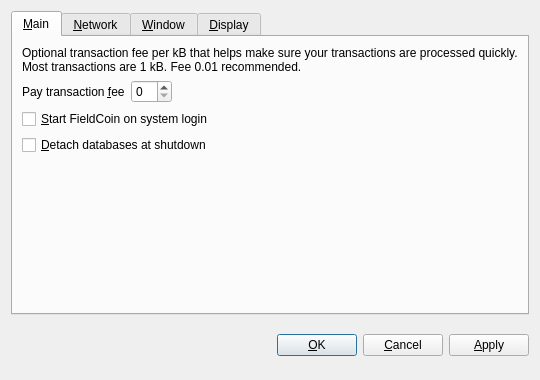
<?xml version="1.0" encoding="UTF-8"?>
<ui version="4.0">
 <class>OptionsDialog</class>
 <widget class="QDialog" name="OptionsDialog">
  <property name="geometry">
   <rect>
    <x>0</x>
    <y>0</y>
    <width>540</width>
    <height>380</height>
   </rect>
  </property>
  <property name="windowTitle">
   <string>Options</string>
  </property>
  <property name="modal">
   <bool>true</bool>
  </property>
  <layout class="QVBoxLayout" name="verticalLayout">
   <item>
    <widget class="QTabWidget" name="tabWidget">
     <property name="tabPosition">
      <enum>QTabWidget::North</enum>
     </property>
     <property name="currentIndex">
      <number>0</number>
     </property>
     <widget class="QWidget" name="tabMain">
      <attribute name="title">
       <string>&amp;Main</string>
      </attribute>
      <layout class="QVBoxLayout" name="verticalLayout_Main">
       <item>
        <widget class="QLabel" name="transactionFeeInfoLabel">
         <property name="text">
          <string>Optional transaction fee per kB that helps make sure your transactions are processed quickly. Most transactions are 1 kB. Fee 0.01 recommended.</string>
         </property>
         <property name="textFormat">
          <enum>Qt::PlainText</enum>
         </property>
         <property name="wordWrap">
          <bool>true</bool>
         </property>
        </widget>
       </item>
       <item>
        <layout class="QHBoxLayout" name="horizontalLayout_Main">
         <item>
          <widget class="QLabel" name="transactionFeeLabel">
           <property name="text">
            <string>Pay transaction &amp;fee</string>
           </property>
           <property name="textFormat">
            <enum>Qt::PlainText</enum>
           </property>
           <property name="buddy">
            <cstring>transactionFee</cstring>
           </property>
          </widget>
         </item>
         <item>
          <widget class="BitcoinAmountField" name="transactionFee"/>
         </item>
         <item>
          <spacer name="horizontalSpacer_Main">
           <property name="orientation">
            <enum>Qt::Horizontal</enum>
           </property>
           <property name="sizeHint" stdset="0">
            <size>
             <width>40</width>
             <height>20</height>
            </size>
           </property>
          </spacer>
         </item>
        </layout>
       </item>
       <item>
        <widget class="QCheckBox" name="bitcoinAtStartup">
         <property name="toolTip">
          <string>Automatically start FieldCoin after logging in to the system.</string>
         </property>
         <property name="text">
          <string>&amp;Start FieldCoin on system login</string>
         </property>
        </widget>
       </item>
       <item>
        <widget class="QCheckBox" name="detachDatabases">
         <property name="toolTip">
          <string>Detach block and address databases at shutdown. This means they can be moved to another data directory, but it slows down shutdown. The wallet is always detached.</string>
         </property>
         <property name="text">
          <string>&amp;Detach databases at shutdown</string>
         </property>
        </widget>
       </item>
       <item>
        <spacer name="verticalSpacer_Main">
         <property name="orientation">
          <enum>Qt::Vertical</enum>
         </property>
         <property name="sizeHint" stdset="0">
          <size>
           <width>20</width>
           <height>40</height>
          </size>
         </property>
        </spacer>
       </item>
      </layout>
     </widget>
     <widget class="QWidget" name="tabNetwork">
      <attribute name="title">
       <string>&amp;Network</string>
      </attribute>
      <layout class="QVBoxLayout" name="verticalLayout_Network">
       <item>
        <widget class="QCheckBox" name="mapPortUpnp">
         <property name="toolTip">
          <string>Automatically open the FieldCoin client port on the router. This only works when your router supports UPnP and it is enabled.</string>
         </property>
         <property name="text">
          <string>Map port using &amp;UPnP</string>
         </property>
        </widget>
       </item>
       <item>
        <widget class="QCheckBox" name="connectSocks">
         <property name="toolTip">
          <string>Connect to the FieldCoin network through a SOCKS proxy (e.g. when connecting through Tor).</string>
         </property>
         <property name="text">
          <string>&amp;Connect through SOCKS proxy:</string>
         </property>
        </widget>
       </item>
       <item>
        <layout class="QHBoxLayout" name="horizontalLayout_Network">
         <item>
          <widget class="QLabel" name="proxyIpLabel">
           <property name="text">
            <string>Proxy &amp;IP:</string>
           </property>
           <property name="textFormat">
            <enum>Qt::PlainText</enum>
           </property>
           <property name="buddy">
            <cstring>proxyIp</cstring>
           </property>
          </widget>
         </item>
         <item>
          <widget class="QValidatedLineEdit" name="proxyIp">
           <property name="maximumSize">
            <size>
             <width>140</width>
             <height>16777215</height>
            </size>
           </property>
           <property name="toolTip">
            <string>IP address of the proxy (e.g. 127.0.0.1)</string>
           </property>
          </widget>
         </item>
         <item>
          <widget class="QLabel" name="proxyPortLabel">
           <property name="text">
            <string>&amp;Port:</string>
           </property>
           <property name="textFormat">
            <enum>Qt::PlainText</enum>
           </property>
           <property name="buddy">
            <cstring>proxyPort</cstring>
           </property>
          </widget>
         </item>
         <item>
          <widget class="QLineEdit" name="proxyPort">
           <property name="maximumSize">
            <size>
             <width>55</width>
             <height>16777215</height>
            </size>
           </property>
           <property name="toolTip">
            <string>Port of the proxy (e.g. 9050)</string>
           </property>
          </widget>
         </item>
         <item>
          <widget class="QLabel" name="socksVersionLabel">
           <property name="text">
            <string>SOCKS &amp;Version:</string>
           </property>
           <property name="textFormat">
            <enum>Qt::PlainText</enum>
           </property>
           <property name="buddy">
            <cstring>socksVersion</cstring>
           </property>
          </widget>
         </item>
         <item>
          <widget class="QValueComboBox" name="socksVersion">
           <property name="toolTip">
            <string>SOCKS version of the proxy (e.g. 5)</string>
           </property>
          </widget>
         </item>
         <item>
          <spacer name="horizontalSpacer_Network">
           <property name="orientation">
            <enum>Qt::Horizontal</enum>
           </property>
           <property name="sizeHint" stdset="0">
            <size>
             <width>40</width>
             <height>20</height>
            </size>
           </property>
          </spacer>
         </item>
        </layout>
       </item>
       <item>
        <spacer name="verticalSpacer_Network">
         <property name="orientation">
          <enum>Qt::Vertical</enum>
         </property>
         <property name="sizeHint" stdset="0">
          <size>
           <width>20</width>
           <height>40</height>
          </size>
         </property>
        </spacer>
       </item>
      </layout>
     </widget>
     <widget class="QWidget" name="tabWindow">
      <attribute name="title">
       <string>&amp;Window</string>
      </attribute>
      <layout class="QVBoxLayout" name="verticalLayout_Window">
       <item>
        <widget class="QCheckBox" name="minimizeToTray">
         <property name="toolTip">
          <string>Show only a tray icon after minimizing the window.</string>
         </property>
         <property name="text">
          <string>&amp;Minimize to the tray instead of the taskbar</string>
         </property>
        </widget>
       </item>
       <item>
        <widget class="QCheckBox" name="minimizeOnClose">
         <property name="toolTip">
          <string>Minimize instead of exit the application when the window is closed. When this option is enabled, the application will be closed only after selecting Quit in the menu.</string>
         </property>
         <property name="text">
          <string>M&amp;inimize on close</string>
         </property>
        </widget>
       </item>
       <item>
        <spacer name="verticalSpacer_Window">
         <property name="orientation">
          <enum>Qt::Vertical</enum>
         </property>
         <property name="sizeHint" stdset="0">
          <size>
           <width>20</width>
           <height>40</height>
          </size>
         </property>
        </spacer>
       </item>
      </layout>
     </widget>
     <widget class="QWidget" name="tabDisplay">
      <attribute name="title">
       <string>&amp;Display</string>
      </attribute>
      <layout class="QVBoxLayout" name="verticalLayout_Display">
       <item>
        <layout class="QHBoxLayout" name="horizontalLayout_1_Display">
         <item>
          <widget class="QLabel" name="langLabel">
           <property name="text">
            <string>User Interface &amp;language:</string>
           </property>
           <property name="textFormat">
            <enum>Qt::PlainText</enum>
           </property>
           <property name="buddy">
            <cstring>lang</cstring>
           </property>
          </widget>
         </item>
         <item>
          <widget class="QValueComboBox" name="lang">
           <property name="toolTip">
            <string>The user interface language can be set here. This setting will take effect after restarting FieldCoin.</string>
           </property>
          </widget>
         </item>
        </layout>
       </item>
       <item>
        <layout class="QHBoxLayout" name="horizontalLayout_2_Display">
         <item>
          <widget class="QLabel" name="unitLabel">
           <property name="text">
            <string>&amp;Unit to show amounts in:</string>
           </property>
           <property name="textFormat">
            <enum>Qt::PlainText</enum>
           </property>
           <property name="buddy">
            <cstring>unit</cstring>
           </property>
          </widget>
         </item>
         <item>
          <widget class="QValueComboBox" name="unit">
           <property name="toolTip">
            <string>Choose the default subdivision unit to show in the interface and when sending coins.</string>
           </property>
          </widget>
         </item>
        </layout>
       </item>
       <item>
        <widget class="QCheckBox" name="displayAddresses">
         <property name="toolTip">
          <string>Whether to show FieldCoin addresses in the transaction list or not.</string>
         </property>
         <property name="text">
          <string>&amp;Display addresses in transaction list</string>
         </property>
        </widget>
       </item>
       <item>
        <spacer name="verticalSpacer_Display">
         <property name="orientation">
          <enum>Qt::Vertical</enum>
         </property>
         <property name="sizeHint" stdset="0">
          <size>
           <width>20</width>
           <height>40</height>
          </size>
         </property>
        </spacer>
       </item>
      </layout>
     </widget>
    </widget>
   </item>
   <item>
    <layout class="QHBoxLayout" name="horizontalLayout_Buttons">
     <item>
      <spacer name="horizontalSpacer_1">
       <property name="orientation">
        <enum>Qt::Horizontal</enum>
       </property>
       <property name="sizeHint" stdset="0">
        <size>
         <width>40</width>
         <height>48</height>
        </size>
       </property>
      </spacer>
     </item>
     <item>
      <widget class="QLabel" name="statusLabel">
       <property name="font">
        <font>
         <weight>75</weight>
         <bold>true</bold>
        </font>
       </property>
       <property name="text">
        <string/>
       </property>
       <property name="textFormat">
        <enum>Qt::PlainText</enum>
       </property>
       <property name="wordWrap">
        <bool>true</bool>
       </property>
      </widget>
     </item>
     <item>
      <spacer name="horizontalSpacer_2">
       <property name="orientation">
        <enum>Qt::Horizontal</enum>
       </property>
       <property name="sizeHint" stdset="0">
        <size>
         <width>40</width>
         <height>48</height>
        </size>
       </property>
      </spacer>
     </item>
     <item>
      <widget class="QPushButton" name="okButton">
       <property name="text">
        <string>&amp;OK</string>
       </property>
      </widget>
     </item>
     <item>
      <widget class="QPushButton" name="cancelButton">
       <property name="text">
        <string>&amp;Cancel</string>
       </property>
       <property name="autoDefault">
        <bool>false</bool>
       </property>
      </widget>
     </item>
     <item>
      <widget class="QPushButton" name="applyButton">
       <property name="text">
        <string>&amp;Apply</string>
       </property>
       <property name="autoDefault">
        <bool>false</bool>
       </property>
      </widget>
     </item>
    </layout>
   </item>
  </layout>
 </widget>
 <customwidgets>
  <customwidget>
   <class>BitcoinAmountField</class>
   <extends>QSpinBox</extends>
   <header>bitcoinamountfield.h</header>
  </customwidget>
  <customwidget>
   <class>QValueComboBox</class>
   <extends>QComboBox</extends>
   <header>qvaluecombobox.h</header>
  </customwidget>
  <customwidget>
   <class>QValidatedLineEdit</class>
   <extends>QLineEdit</extends>
   <header>qvalidatedlineedit.h</header>
  </customwidget>
 </customwidgets>
 <resources/>
 <connections/>
</ui>
